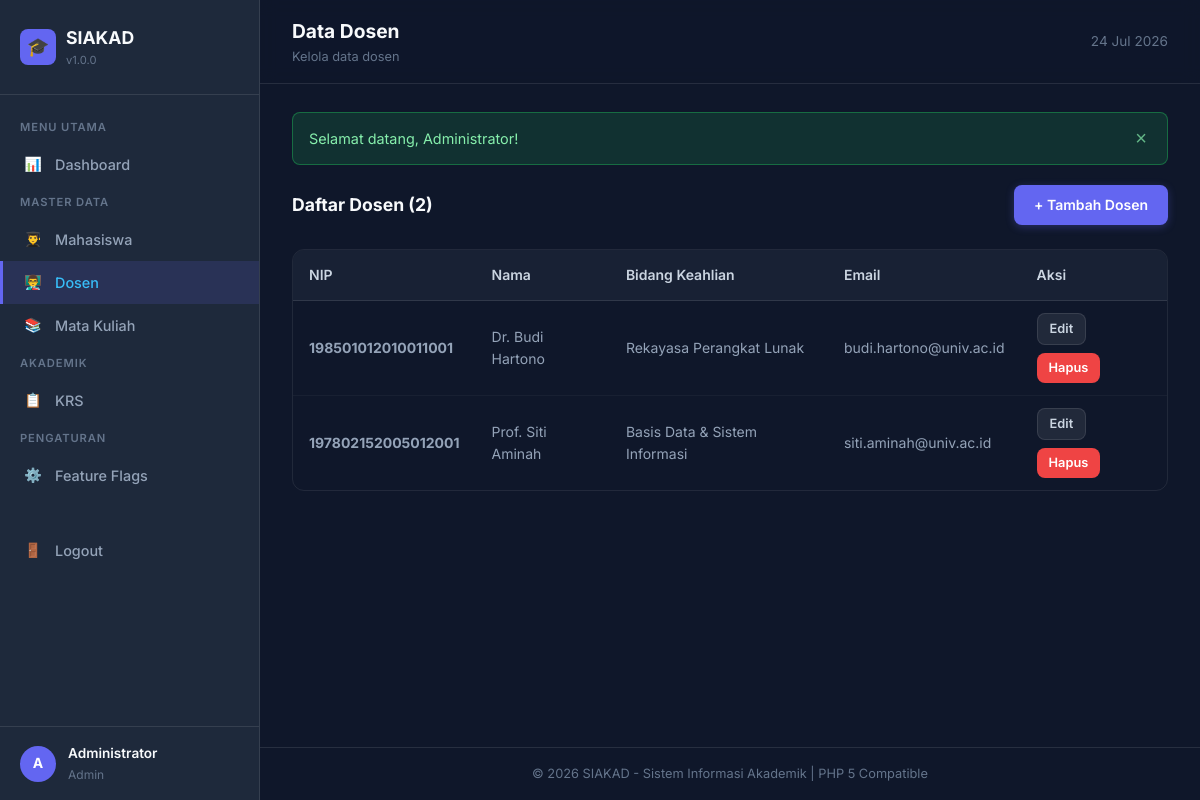
/index.php?page=dosen (signed in), run on the app's committed database.
### tables this page shows
CREATE TABLE `dosen` (
    `id` INT(11) NOT NULL AUTO_INCREMENT,
    `nip` VARCHAR(20) NOT NULL,
    `user_id` INT(11) NOT NULL,
    `nama` VARCHAR(100) NOT NULL,
    `email` VARCHAR(100) DEFAULT NULL,
    `telepon` VARCHAR(20) DEFAULT NULL,
    `bidang_keahlian` VARCHAR(100) DEFAULT NULL,
    PRIMARY KEY (`id`),
    UNIQUE KEY `uq_nip` (`nip`),
    KEY `fk_dosen_user` (`user_id`),
    CONSTRAINT `fk_dosen_user` FOREIGN KEY (`user_id`) REFERENCES `users` (`id`) ON DELETE CASCADE
);

### pages/dosen.php (the view, shortened to what this page needs)
<?php
$action = isset($_GET['action']) ? $_GET['action'] : 'list';
if ($action === 'add'):
    if (!isset($errors)) $errors = array();
    $nip             = isset($nip)             ? $nip             : '';
    $nama            = isset($nama)            ? $nama            : '';
    $email           = isset($email)           ? $email           : '';
    $telepon         = isset($telepon)         ? $telepon         : '';
    $bidang_keahlian = isset($bidang_keahlian) ? $bidang_keahlian : '';
    $username        = isset($username)        ? $username        : '';
?>
<div class="card">
    <div class="card-header"><h3>Tambah Dosen Baru</h3></div>
    <form action="index.php?page=dosen&action=add" method="POST" novalidate>
        <div class="form-row">
            <div class="form-group">
                <label class="form-label">NIP <span class="required">*</span></label>
                <input type="text" name="nip" class="form-control <?php echo isset($errors['nip']) ? 'is-invalid' : ''; ?>" value="<?php echo escape_html($nip); ?>">
                <?php if (isset($errors['nip'])): ?><span class="error-text"><?php echo escape_html($errors['nip']); ?></span><?php endif; ?>
            </div>
            <div class="form-group">
                <label class="form-label">Nama Lengkap <span class="required">*</span></label>
                <input type="text" name="nama" class="form-control <?php echo isset($errors['nama']) ? 'is-invalid' : ''; ?>" value="<?php echo escape_html($nama); ?>">
                <?php if (isset($errors['nama'])): ?><span class="error-text"><?php echo escape_html($errors['nama']); ?></span><?php endif; ?>
            </div>
        </div>
        <div class="form-row">
            <div class="form-group">
                <label class="form-label">Email</label>
                <input type="email" name="email" class="form-control" value="<?php echo escape_html($email); ?>">
            </div>
            <div class="form-group">
                <label class="form-label">Telepon</label>
                <input type="text" name="telepon" class="form-control" value="<?php echo escape_html($telepon); ?>">
            </div>
        </div>
        <div class="form-group">
            <label class="form-label">Bidang Keahlian</label>
            <input type="text" name="bidang_keahlian" class="form-control" value="<?php echo escape_html($bidang_keahlian); ?>">
        </div>
        <hr style="border-color: var(--border-color); margin: 20px 0;">
        <div class="form-row">
            <div class="form-group">
                <label class="form-label">Username Login <span class="required">*</span></label>
                <input type="text" name="username" class="form-control <?php echo isset($errors['username']) ? 'is-invalid' : ''; ?>" value="<?php echo escape_html($username); ?>">
                <?php if (isset($errors['username'])): ?><span class="error-text"><?php echo escape_html($errors['username']); ?></span><?php endif; ?>
            </div>
            <div class="form-group">
                <label class="form-label">Password <span class="required">*</span></label>
                <input type="password" name="password" class="form-control <?php echo isset($errors['password']) ? 'is-invalid' : ''; ?>">
                <?php if (isset($errors['password'])): ?><span class="error-text"><?php echo escape_html($errors['password']); ?></span><?php endif; ?>
            </div>
        </div>
        <div class="btn-group">
            <button type="submit" class="btn btn-primary">Simpan</button>
            <a href="index.php?page=dosen" class="btn btn-secondary">Batal</a>
        </div>
    </form>
</div>
<?php else:
    $rows = fetch_all($db_conn, "SELECT * FROM dosen ORDER BY nama ASC");
?>
<div class="page-header">
    <h3>Daftar Dosen (<?php echo count($rows); ?>)</h3>
    <a href="index.php?page=dosen&action=add" class="btn btn-primary">+ Tambah Dosen</a>
</div>
<?php if (empty($rows)): ?>
    <div class="empty-state"><div class="empty-icon">👨‍🏫</div><p>Belum ada data dosen.</p></div>
<?php else: ?>
    <div class="table-wrapper">
        <table class="data-table">
            <thead><tr><th>NIP</th><th>Nama</th><th>Bidang Keahlian</th><th>Email</th><th>Aksi</th></tr></thead>
            <tbody>
            <?php foreach ($rows as $row): ?>
                <tr>
                    <td><strong><?php echo escape_html($row['nip']); ?></strong></td>
                    <td><?php echo escape_html($row['nama']); ?></td>
                    <td><?php echo escape_html($row['bidang_keahlian']); ?></td>
                    <td><?php echo escape_html($row['email']); ?></td>
                    <td>
                        <div class="btn-group">
                            <a href="index.php?page=dosen&action=edit&id=<?php echo $row['id']; ?>" class="btn btn-secondary btn-sm">Edit</a>
                            <form action="index.php?page=dosen&action=delete" method="POST" style="display:inline;" onsubmit="return confirm('Yakin ingin menghapus?');">
                                <button type="submit" class="btn btn-danger btn-sm">Hapus</button>
                            </form>
                        </div>
                    </td>
                </tr>
            <?php endforeach; ?>
            </tbody>
        </table>
    </div>
<?php endif; ?>
<?php endif; ?>

### style.css (style rules this page uses)
:root { --bg-main: #0f172a; --bg-sidebar: #1e293b; --bg-card: rgba(30, 41, 59, 0.85); --bg-card-border: rgba(255, 255, 255, 0.08); --bg-input: rgba(15, 23, 42, 0.6); --primary: #6366f1; --primary-hover: #4f46e5; --primary-light: rgba(99, 102, 241, 0.15); --accent: #38bdf8; --text-heading: #f8fafc; --text-body: #94a3b8; --text-light: #cbd5e1; --text-muted: #64748b; --border-color: rgba(255, 255, 255, 0.1); --danger: #ef4444; --danger-bg: rgba(239, 68, 68, 0.15); --danger-border: rgba(239, 68, 68, 0.4); --danger-text: #fca5a5; --success: #22c55e; --success-bg: rgba(34, 197, 94, 0.15); --success-border: rgba(34, 197, 94, 0.4); --success-text: #86efac; --warning-bg: rgba(234, 179, 8, 0.15); --warning-border: rgba(234, 179, 8, 0.4); --warning-text: #fde047; --info-bg: rgba(56, 189, 248, 0.15); --info-border: rgba(56, 189, 248, 0.4); --info-text: #7dd3fc; --radius-sm: 8px; --radius-md: 12px; --radius-lg: 16px; --transition: all 0.25s cubic-bezier(0.4, 0, 0.2, 1); --sidebar-width: 260px; }
*, *::before, *::after { margin: 0; padding: 0; box-sizing: border-box; }
body { font-family: 'Inter', -apple-system, BlinkMacSystemFont, 'Segoe UI', Roboto, sans-serif; background-color: var(--bg-main); color: var(--text-body); line-height: 1.6; min-height: 100vh; }
a { color: var(--accent); text-decoration: none; transition: var(--transition); }
.btn { display: inline-flex; align-items: center; gap: 6px; padding: 10px 20px; font-size: 0.875rem; font-weight: 600; font-family: inherit; border: none; border-radius: var(--radius-sm); cursor: pointer; transition: var(--transition); text-decoration: none; line-height: 1.4; }
.btn-primary { background: var(--primary); color: #fff; box-shadow: 0 2px 8px rgba(99, 102, 241, 0.3); }
.btn-danger { background: var(--danger); color: #fff; }
.btn-secondary { background: rgba(255, 255, 255, 0.08); border: 1px solid var(--border-color); color: var(--text-light); }
.btn-sm { padding: 6px 12px; font-size: 0.8rem; }
.btn-group { display: flex; gap: 8px; flex-wrap: wrap; }
.table-wrapper { overflow-x: auto; border-radius: var(--radius-md); border: 1px solid var(--bg-card-border); }
.data-table { width: 100%; border-collapse: collapse; font-size: 0.875rem; }
.data-table th { padding: 14px 16px; text-align: left; font-weight: 600; color: var(--text-light); background: rgba(30, 41, 59, 0.6); border-bottom: 1px solid var(--border-color); white-space: nowrap; }
.data-table td { padding: 12px 16px; border-bottom: 1px solid rgba(255, 255, 255, 0.04); color: var(--text-body); vertical-align: middle; }
.data-table tr:last-child td { border-bottom: none; }
.page-header { display: flex; justify-content: space-between; align-items: center; margin-bottom: 24px; flex-wrap: wrap; gap: 12px; }
.page-header h3 { font-size: 1.1rem; color: var(--text-heading); }

### data on the page
dosen: nip "198501012010011001", nama "Dr. Budi Hartono", bidang_keahlian "Rekayasa Perangkat Lunak", email "budi.hartono@univ.ac.id"
dosen: nip "197802152005012001", nama "Prof. Siti Aminah", bidang_keahlian "Basis Data & Sistem Informasi", email "siti.aminah@univ.ac.id"

### other printed values
escape_html(APP_NAME) "SIAKAD"
escape_html(APP_VERSION) "1.0.0"
escape_html($user_initial) "A"
escape_html($user_nama) "Administrator"
escape_html($user_role) "Admin"
escape_html($pt['title']) "Data Dosen"
escape_html($pt['desc']) "Kelola data dosen"
$message "Selamat datang, Administrator!"
count($rows) "2"
